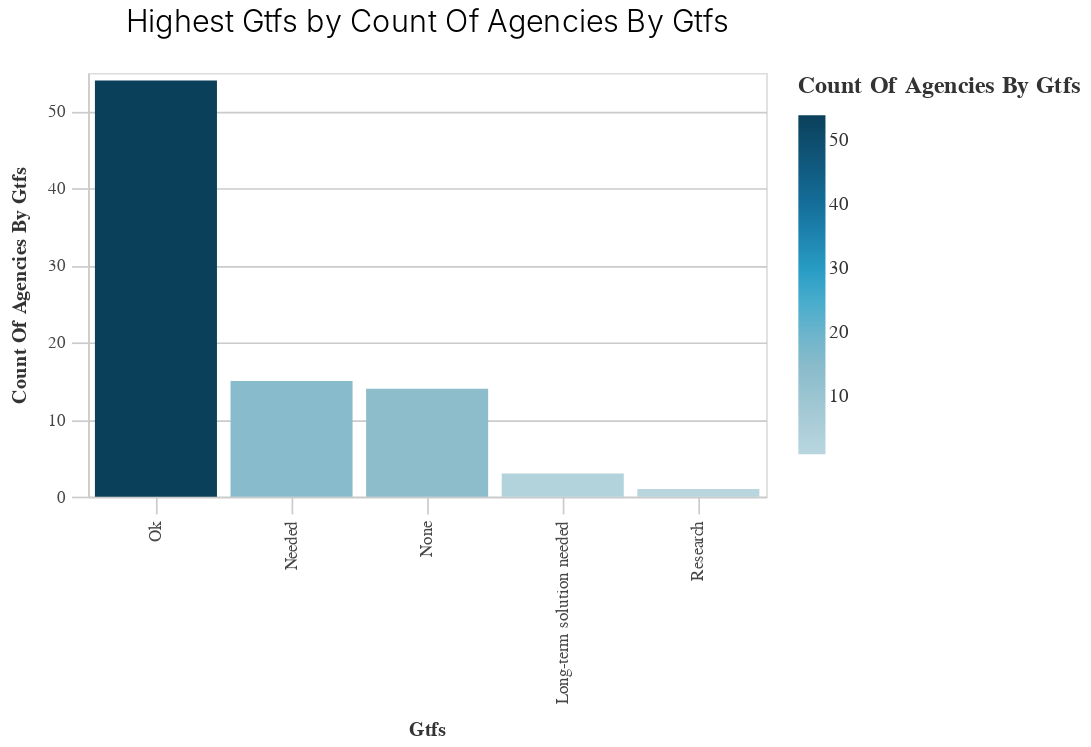

Notebook code cell kept with this figure:
### Code cell
data_prep.basic_bar_chart(Looking_at_GTFS,'GTFS','Count of Agencies by GTFS')

### Figure 1 — Vega-Lite specification as saved in the notebook (floating-point values rounded to 4 significant figures)
{"config": {"view": {"continuousWidth": 400, "continuousHeight": 300}, "axis": {"domainColor": "#cbcbcb", "grid": true, "gridColor": "#cbcbcb", "gridWidth": 1, "labelColor": "#474747", "labelFont": "Nunito Sans", "labelFontSize": 10, "labelPadding": 4, "tickColor": "#cbcbcb", "tickSize": 10, "titleColor": "#333", "titleFont": "Raleway", "titleFontSize": 12, "titlePadding": 10}, "axisBand": {"grid": false}, "background": "white", "font": "Raleway", "header": {"labelFont": "Nunito Sans", "titleFont": "Raleway"}, "legend": {"labelColor": "#333", "labelFont": "Nunito Sans", "labelFontSize": 11, "labelLimit": 0, "padding": 1, "symbolSize": 30, "symbolType": "square", "titleColor": "#333", "titleFont": "Raleway", "titleFontSize": 14, "titlePadding": 10}, "title": {"anchor": "middle", "font": "Raleway", "fontSize": 18, "fontWeight": 300, "offset": 20}}, "data": {"name": "data-bc47561f6bdd8d70209fab8fa93888ba"}, "mark": "bar", "encoding": {"color": {"field": "Count of Agencies by GTFS", "legend": {"title": "Count Of Agencies By Gtfs"}, "scale": {"range": ["#B9D6DF", "#8CBCCB", "#2EA8CE", "#136C97", "#0B405B"]}, "type": "quantitative"}, "x": {"field": "GTFS", "sort": "-y", "title": "Gtfs", "type": "nominal"}, "y": {"field": "Count of Agencies by GTFS", "title": "Count Of Agencies By Gtfs", "type": "quantitative"}}, "height": 250, "title": "Highest Gtfs by Count Of Agencies By Gtfs", "width": 400, "$schema": "https://vega.github.io/schema/vega-lite/v4.17.0.json", "datasets": {"data-bc47561f6bdd8d70209fab8fa93888ba": [{"GTFS": "Long-term solution needed", "Count of Agencies by GTFS": 3}, {"GTFS": "Needed", "Count of Agencies by GTFS": 15}, {"GTFS": "None", "Count of Agencies by GTFS": 14}, {"GTFS": "Ok", "Count of Agencies by GTFS": 54}, {"GTFS": "Research", "Count of Agencies by GTFS": 1}]}}
